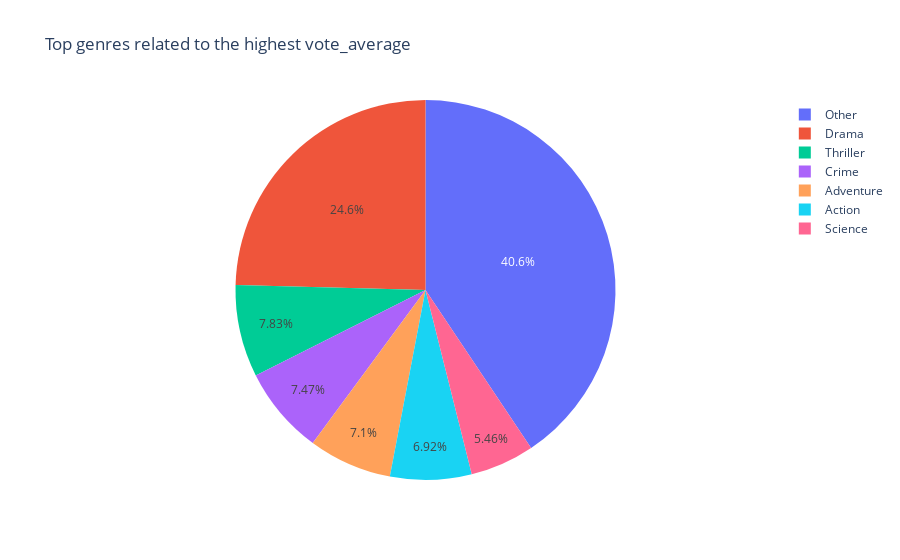

The cell this chart's notebook holds for it:
### Code cell
#Exploring the relationship of genres alongside vote avergae/ movie rating
fig3 = genre_rshp("vote_average", 200)

fig3.show()

### Figure 1 — Plotly figure (JSON) as saved in the notebook; plotly's stock layout.template omitted (floating-point values rounded to 4 significant figures)
{"data": [{"domain": {"x": [0, 1], "y": [0, 1]}, "hovertemplate": "Genre=%{label}<br>Count=%{value}<extra></extra>", "labels": ["Drama", "Thriller", "Crime", "Adventure", "Action", "Science", "Other"], "legendgroup": "", "name": "", "showlegend": true, "type": "pie", "values": [135, 43, 41, 39, 38, 30, 223]}], "layout": {"legend": {"tracegroupgap": 0}, "title": {"text": "Top genres related to the highest vote_average"}}}
